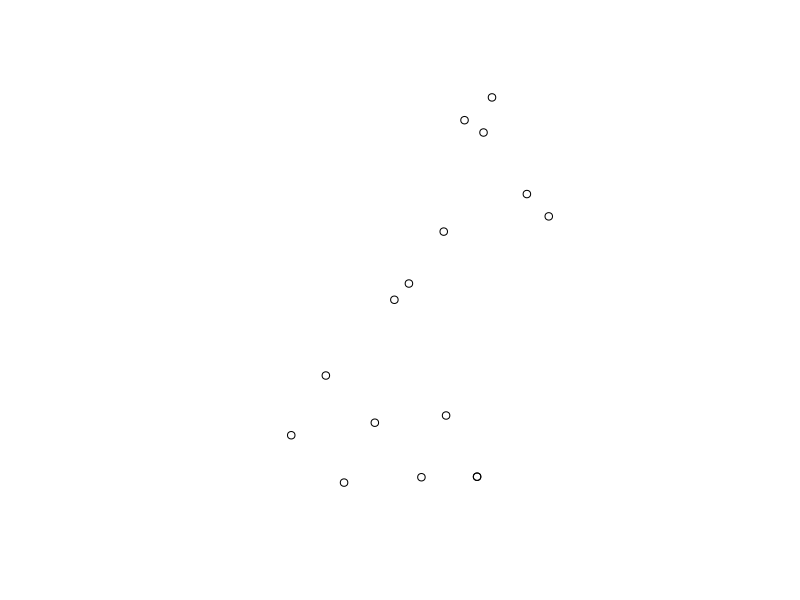

Reproduce this figure in R. (Note: this script raises an error after producing the figure.)
# Data exploration for bivariate bivalve map.
# 1. find list of closest stations to each beach

# OUTPUT: list of tide stations corresponding to each beach

library(sf)
library(dplyr)
library(stringr)

# - 1) Wolfe Property State Park (BIDN: 250510)
# - 2) Fort Flagler State Park (BIDN: 250260)
# - 3) Chimacum Creek Tidelands (BIDN: 250184)
# - 4) Dosewallips State Park (BIDN:  270200)
# - 5) Harstine Island (BIDN: 280820)
# - 6) Duckabush (270286)
# - 7) Oak Bay Park (250400)
# - 8) Twanoh State Park (270460)
# - 9) Potlatch State Park (270440)
# - 10) Port Gamble Heritage Park (250900)
# - 11) Dabob Bay (270801) 
# - 12) Oakland Bay (281050)
# - 13) North Bay (Case Inlet) (280710)
# - 14) Penrose Point (280680)
# - 15) Eagle Creek (270300)

beaches <- read.csv("data/Recreational_Shellfish_Beaches.csv") 
beachlist <- c(250510, 250260, 250184, 270200, 280820, 270286, 250400, 270460,
               270440, 250900, 270801, 281050, 280710, 280680, 270300)

map_beaches <- beaches %>% 
  filter(BIDN %in% beachlist) %>%
  st_as_sf(coords = c("Midx", "Midy"))


plot(map_beaches[0])

# st_write(map_beaches, "data/processed/beaches.geojson")

### A. TIDE DATA
# pull tide station location 
# source: https://tidesandcurrents.noaa.gov/tide_predictions.html?gid=1415

tide_stations <- read.csv("data/tide_stations.csv")
tide_stations$station_name <- str_trim(tide_stations$station_name)

tide_stations <- st_as_sf(tide_stations, coords = c("lon", "lat"))

# given list of beaches, find closest tide station
beaches_with_tide <- map_beaches %>%
  select(BEACHNAME, BIDN) %>%
  st_join(tide_stations, st_nearest_feature)

write.csv(st_drop_geometry(beaches_with_tide), "data/processed/beaches_with_tide.csv", row.names=FALSE)

plot(tide_stations[0], add = TRUE, col = "red")


### B. HEALTH DATA

# for later
api <- "https://services8.arcgis.com/rGGrs6HCnw87OFOT/arcgis/rest/services/Recreational_Shellfish_Beaches/FeatureServer/0/query?outFields=*&where=1%3D1&f=geojson"


## next steps
# for each beach — pull today's tide data from corresponding stations
# check if beach has tides below thresholds
# open question: where to store the week's beach data? upload to remote? 
# 2 cron jobs: 
###### 1. daily: pulling daily tide data and a static file for the week's beach data, creating boolean data frame of which beaches are g2g 
###### 2. weekly: pulling new beach data, filtering, updating the link for the beach data with new status 
